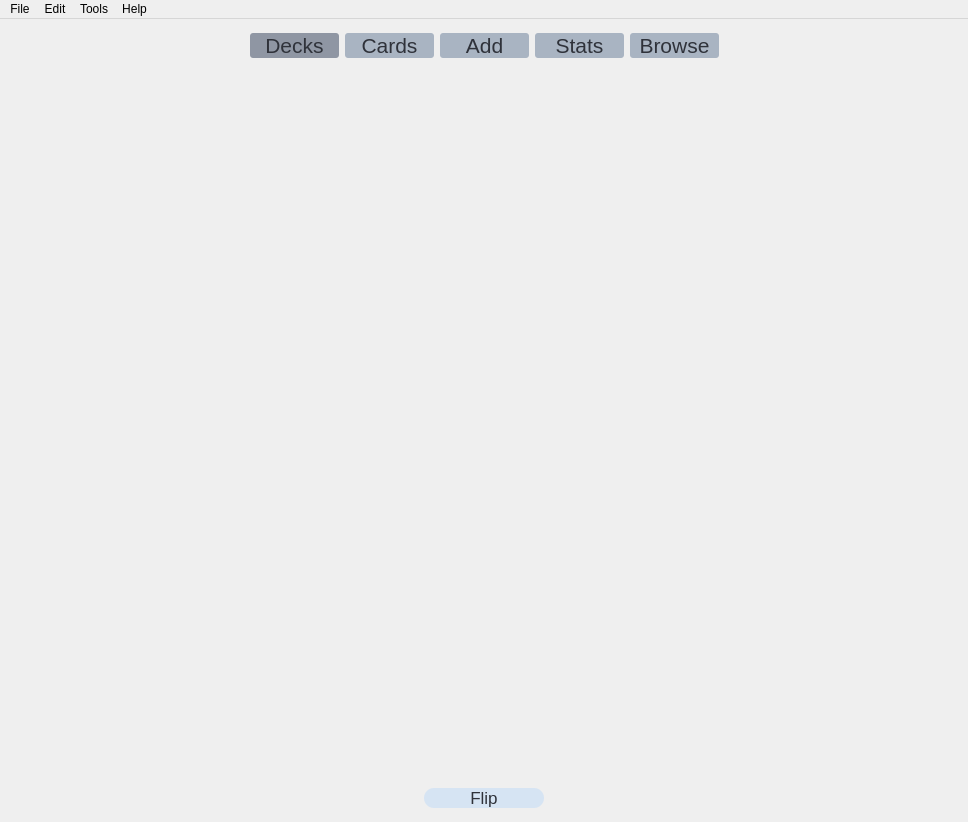
<?xml version="1.0" encoding="UTF-8"?>
<ui version="4.0">
 <class>MainWindow</class>
 <widget class="QMainWindow" name="MainWindow">
  <property name="geometry">
   <rect>
    <x>0</x>
    <y>0</y>
    <width>968</width>
    <height>822</height>
   </rect>
  </property>
  <property name="sizePolicy">
   <sizepolicy hsizetype="Minimum" vsizetype="Minimum">
    <horstretch>0</horstretch>
    <verstretch>0</verstretch>
   </sizepolicy>
  </property>
  <property name="windowTitle">
   <string>MainWindow</string>
  </property>
  <property name="styleSheet">
   <string notr="true"/>
  </property>
  <widget class="QWidget" name="centralwidget">
   <property name="styleSheet">
    <string notr="true"/>
   </property>
   <layout class="QHBoxLayout" name="horizontalLayout_4">
    <item>
     <spacer name="horizontalSpacer_3">
      <property name="orientation">
       <enum>Qt::Horizontal</enum>
      </property>
      <property name="sizeType">
       <enum>QSizePolicy::Fixed</enum>
      </property>
      <property name="sizeHint" stdset="0">
       <size>
        <width>5</width>
        <height>20</height>
       </size>
      </property>
     </spacer>
    </item>
    <item>
     <layout class="QVBoxLayout" name="verticalLayout_2">
      <item>
       <spacer name="verticalSpacer_4">
        <property name="orientation">
         <enum>Qt::Vertical</enum>
        </property>
        <property name="sizeType">
         <enum>QSizePolicy::Minimum</enum>
        </property>
        <property name="sizeHint" stdset="0">
         <size>
          <width>20</width>
          <height>5</height>
         </size>
        </property>
       </spacer>
      </item>
      <item>
       <layout class="QHBoxLayout" name="horizontalLayout" stretch="1,0,0,0,0,0,1">
        <item>
         <spacer name="horizontalSpacer_2">
          <property name="orientation">
           <enum>Qt::Horizontal</enum>
          </property>
          <property name="sizeHint" stdset="0">
           <size>
            <width>0</width>
            <height>20</height>
           </size>
          </property>
         </spacer>
        </item>
        <item>
         <widget class="QPushButton" name="decks">
          <property name="sizePolicy">
           <sizepolicy hsizetype="Minimum" vsizetype="Fixed">
            <horstretch>0</horstretch>
            <verstretch>0</verstretch>
           </sizepolicy>
          </property>
          <property name="minimumSize">
           <size>
            <width>89</width>
            <height>0</height>
           </size>
          </property>
          <property name="font">
           <font>
            <family>MS Shell Dlg 2</family>
            <pointsize>16</pointsize>
            <weight>50</weight>
            <italic>false</italic>
            <bold>false</bold>
           </font>
          </property>
          <property name="styleSheet">
           <string notr="true">border-radius:3px;background-color:#8F96A3;color:rgb(47, 50, 58);
font: 16pt</string>
          </property>
          <property name="text">
           <string>Decks</string>
          </property>
         </widget>
        </item>
        <item>
         <widget class="QPushButton" name="cards">
          <property name="sizePolicy">
           <sizepolicy hsizetype="Minimum" vsizetype="Fixed">
            <horstretch>0</horstretch>
            <verstretch>0</verstretch>
           </sizepolicy>
          </property>
          <property name="minimumSize">
           <size>
            <width>89</width>
            <height>0</height>
           </size>
          </property>
          <property name="font">
           <font>
            <family>MS Shell Dlg 2</family>
            <pointsize>16</pointsize>
            <weight>50</weight>
            <italic>false</italic>
            <bold>false</bold>
           </font>
          </property>
          <property name="styleSheet">
           <string notr="true">border-radius:3px;background-color:rgb(169, 180, 194);
font: 16pt;color:rgb(47, 50, 58)</string>
          </property>
          <property name="text">
           <string>Cards</string>
          </property>
         </widget>
        </item>
        <item>
         <widget class="QPushButton" name="add">
          <property name="sizePolicy">
           <sizepolicy hsizetype="Minimum" vsizetype="Fixed">
            <horstretch>0</horstretch>
            <verstretch>0</verstretch>
           </sizepolicy>
          </property>
          <property name="minimumSize">
           <size>
            <width>89</width>
            <height>0</height>
           </size>
          </property>
          <property name="styleSheet">
           <string notr="true">border-radius:3px;background-color:rgb(169, 180, 194);
font: 16pt;color:rgb(47, 50, 58)</string>
          </property>
          <property name="text">
           <string>Add</string>
          </property>
         </widget>
        </item>
        <item>
         <widget class="QPushButton" name="stats">
          <property name="sizePolicy">
           <sizepolicy hsizetype="Minimum" vsizetype="Fixed">
            <horstretch>0</horstretch>
            <verstretch>0</verstretch>
           </sizepolicy>
          </property>
          <property name="minimumSize">
           <size>
            <width>89</width>
            <height>0</height>
           </size>
          </property>
          <property name="font">
           <font>
            <family>MS Shell Dlg 2</family>
            <pointsize>16</pointsize>
            <weight>50</weight>
            <italic>false</italic>
            <bold>false</bold>
           </font>
          </property>
          <property name="styleSheet">
           <string notr="true">border-radius:3px;background-color:rgb(169, 180, 194);
font: 16pt;color:rgb(47, 50, 58)</string>
          </property>
          <property name="text">
           <string>Stats</string>
          </property>
         </widget>
        </item>
        <item>
         <widget class="QPushButton" name="browse">
          <property name="sizePolicy">
           <sizepolicy hsizetype="Minimum" vsizetype="Fixed">
            <horstretch>0</horstretch>
            <verstretch>0</verstretch>
           </sizepolicy>
          </property>
          <property name="minimumSize">
           <size>
            <width>89</width>
            <height>0</height>
           </size>
          </property>
          <property name="font">
           <font>
            <family>MS Shell Dlg 2</family>
            <pointsize>16</pointsize>
            <weight>50</weight>
            <italic>false</italic>
            <bold>false</bold>
           </font>
          </property>
          <property name="styleSheet">
           <string notr="true">border-radius:3px;background-color:rgb(169, 180, 194);
font: 16pt;color:rgb(47, 50, 58)</string>
          </property>
          <property name="text">
           <string>Browse</string>
          </property>
         </widget>
        </item>
        <item>
         <spacer name="horizontalSpacer">
          <property name="orientation">
           <enum>Qt::Horizontal</enum>
          </property>
          <property name="sizeHint" stdset="0">
           <size>
            <width>0</width>
            <height>20</height>
           </size>
          </property>
         </spacer>
        </item>
       </layout>
      </item>
      <item>
       <widget class="QWidget" name="frontwidget" native="true">
        <property name="sizePolicy">
         <sizepolicy hsizetype="Expanding" vsizetype="Expanding">
          <horstretch>0</horstretch>
          <verstretch>0</verstretch>
         </sizepolicy>
        </property>
       </widget>
      </item>
      <item>
       <layout class="QHBoxLayout" name="horizontalLayout_3">
        <item>
         <spacer name="horizontalSpacer_4">
          <property name="orientation">
           <enum>Qt::Horizontal</enum>
          </property>
          <property name="sizeHint" stdset="0">
           <size>
            <width>40</width>
            <height>20</height>
           </size>
          </property>
         </spacer>
        </item>
        <item>
         <widget class="QPushButton" name="flipbutton">
          <property name="sizePolicy">
           <sizepolicy hsizetype="Fixed" vsizetype="Fixed">
            <horstretch>0</horstretch>
            <verstretch>0</verstretch>
           </sizepolicy>
          </property>
          <property name="minimumSize">
           <size>
            <width>120</width>
            <height>20</height>
           </size>
          </property>
          <property name="styleSheet">
           <string notr="true">background-color:rgb(214, 228, 243);
font: 13pt;color:rgb(47, 50, 58);border-radius:10px;</string>
          </property>
          <property name="text">
           <string>Flip</string>
          </property>
         </widget>
        </item>
        <item>
         <spacer name="horizontalSpacer_5">
          <property name="orientation">
           <enum>Qt::Horizontal</enum>
          </property>
          <property name="sizeHint" stdset="0">
           <size>
            <width>40</width>
            <height>20</height>
           </size>
          </property>
         </spacer>
        </item>
       </layout>
      </item>
      <item>
       <spacer name="verticalSpacer_3">
        <property name="orientation">
         <enum>Qt::Vertical</enum>
        </property>
        <property name="sizeType">
         <enum>QSizePolicy::Fixed</enum>
        </property>
        <property name="sizeHint" stdset="0">
         <size>
          <width>20</width>
          <height>5</height>
         </size>
        </property>
       </spacer>
      </item>
     </layout>
    </item>
    <item>
     <spacer name="horizontalSpacer_11">
      <property name="orientation">
       <enum>Qt::Horizontal</enum>
      </property>
      <property name="sizeType">
       <enum>QSizePolicy::Fixed</enum>
      </property>
      <property name="sizeHint" stdset="0">
       <size>
        <width>5</width>
        <height>20</height>
       </size>
      </property>
     </spacer>
    </item>
   </layout>
  </widget>
  <widget class="QMenuBar" name="menubar">
   <property name="geometry">
    <rect>
     <x>0</x>
     <y>0</y>
     <width>968</width>
     <height>36</height>
    </rect>
   </property>
   <widget class="QMenu" name="menuFile">
    <property name="title">
     <string>File</string>
    </property>
   </widget>
   <widget class="QMenu" name="menuEdit">
    <property name="title">
     <string>Edit</string>
    </property>
   </widget>
   <widget class="QMenu" name="menuTools">
    <property name="title">
     <string>Tools</string>
    </property>
   </widget>
   <widget class="QMenu" name="menuHelp">
    <property name="title">
     <string>Help</string>
    </property>
   </widget>
   <addaction name="menuFile"/>
   <addaction name="menuEdit"/>
   <addaction name="menuTools"/>
   <addaction name="menuHelp"/>
  </widget>
  <action name="actionAdd">
   <property name="enabled">
    <bool>true</bool>
   </property>
   <property name="text">
    <string>Add</string>
   </property>
   <property name="toolTip">
    <string>Shortcut: ctrl-A</string>
   </property>
   <property name="shortcut">
    <string>Ctrl+A</string>
   </property>
  </action>
 </widget>
 <resources/>
 <connections/>
</ui>
